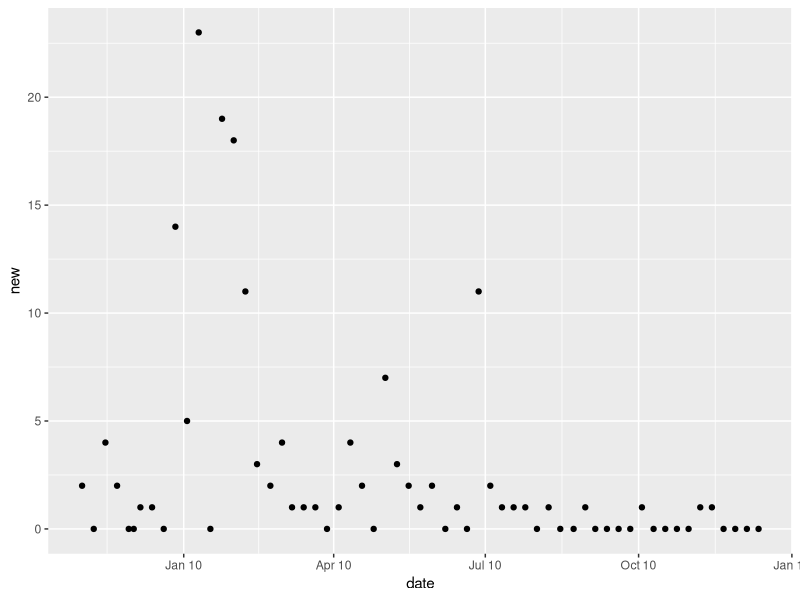
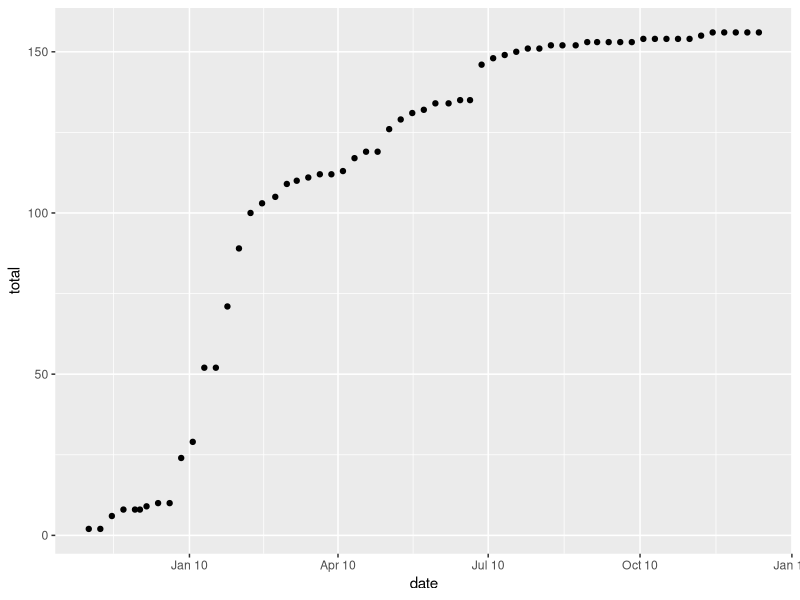
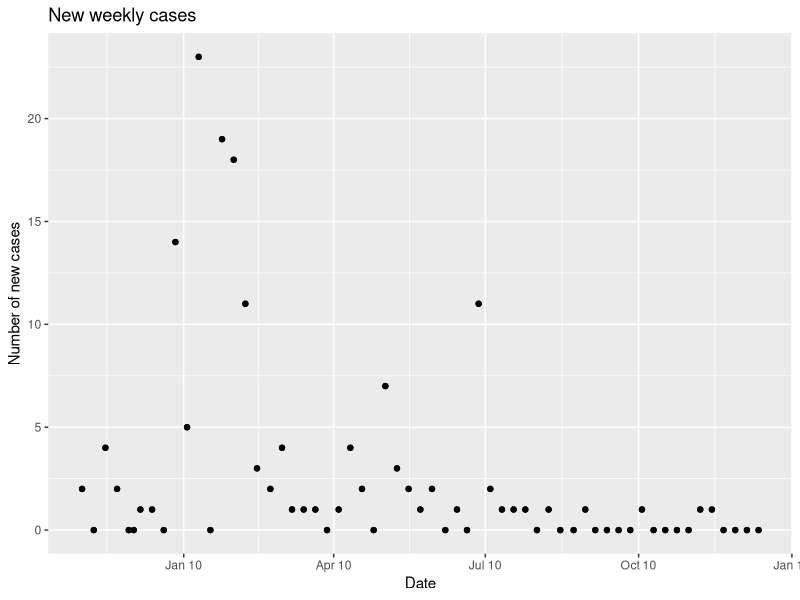
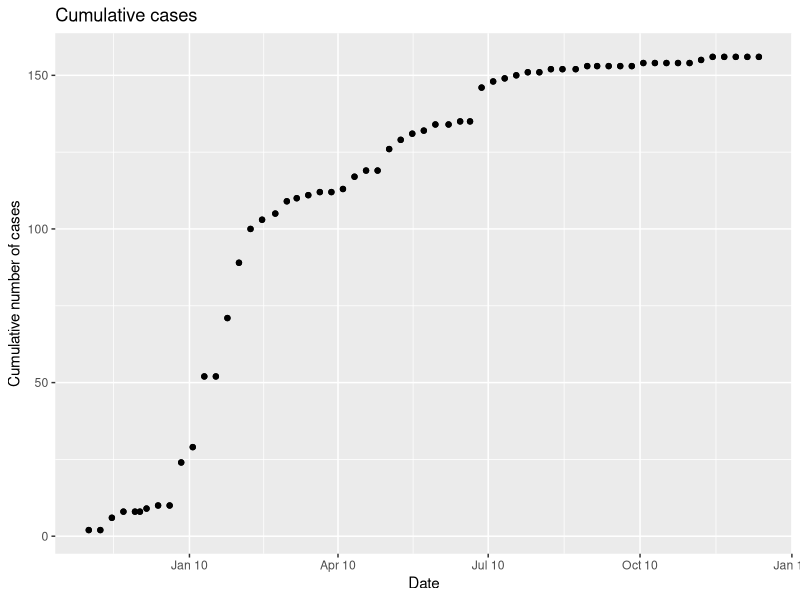

Recreate these plots in R, in order.
d = read.csv("harareClean.csv")
d$date = as.Date(d$date,"%m/%d/%Y")
d$new = diff(c(0,d$total))

library(ggplot2)
qplot(date, new, data=d, geom="point")
qplot(date, total, data=d, geom="point")


meeting  = as.Date("01-05-2010","%d-%m-%Y")
campaign = as.Date(c("24-05-2010","02-06-2010"),"%d-%m-%Y")


p = ggplot(d, aes(x = date, y = new))+geom_point()
q = ggplot(d, aes(x = date, y = total)) + geom_point()
meeting.line = geom_vline(xintercept = as.numeric(meeting), col="red")
campaign.rect = geom_rect(xmin=as.numeric(campaign[1]), xmax=as.numeric(campaign[2]), ymin=-100, ymax=1000, fill="green")

pdf("new-cases.pdf")
print(p+meeting.line+campaign.rect+geom_point()+ labs(title = "New weekly cases", y="Number of new cases", x="Date"))
dev.off()

pdf("cumulative-cases.pdf")
print(q+meeting.line+campaign.rect+geom_point()+ labs(title = "Cumulative cases", y="Cumulative number of cases", x="Date"))
dev.off()


q(ifelse(interactive(),"ask","no"))

